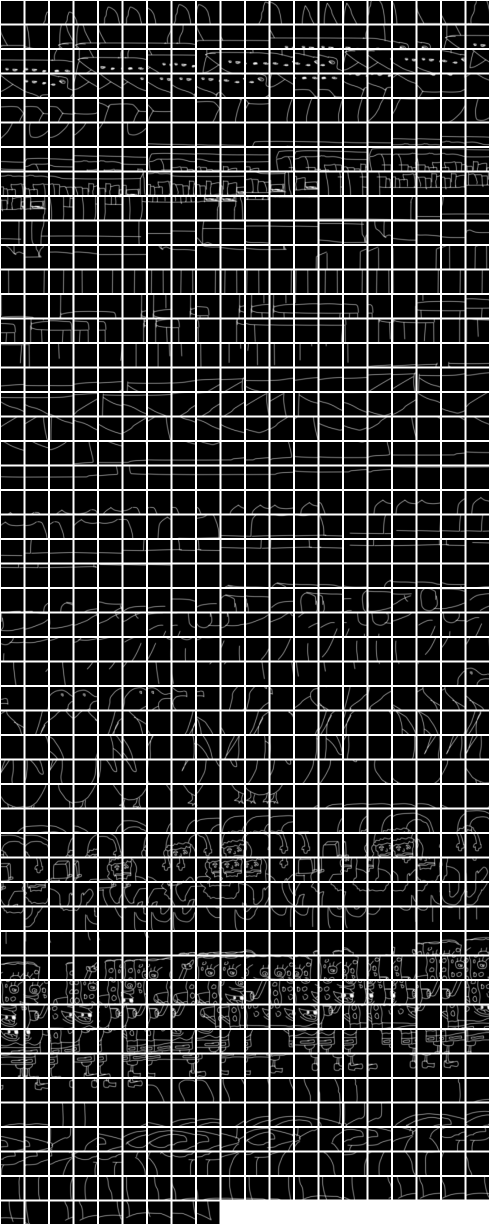
#> input picture python/corpus.png, 980 x 2450 px, given in place of corner0.png, which was not available (shown at 1/2 size)
$ python make_filter.py   (older library calls are emulated)
#> lines starting #> are read from the running program, lines starting #| are printed output that depends on the picture; pictures that were not available may be replaced by others from this repository, and a replacement may not be noted
import numpy as np
import cv2

np.set_printoptions(threshold=np.inf, precision=3)


def process_img(name):
    # [17 lines of commented-out code are left out]

#> called with name = 'corner0'
    img = cv2.imread(name + '.png')
#> img is the input picture: shape (2450, 980, 3); min 0, max 255, mean 50.8
    img = cv2.cvtColor(img, cv2.COLOR_BGR2GRAY)
#> img: shape (2450, 980)
    img = 1 - img / 255.0
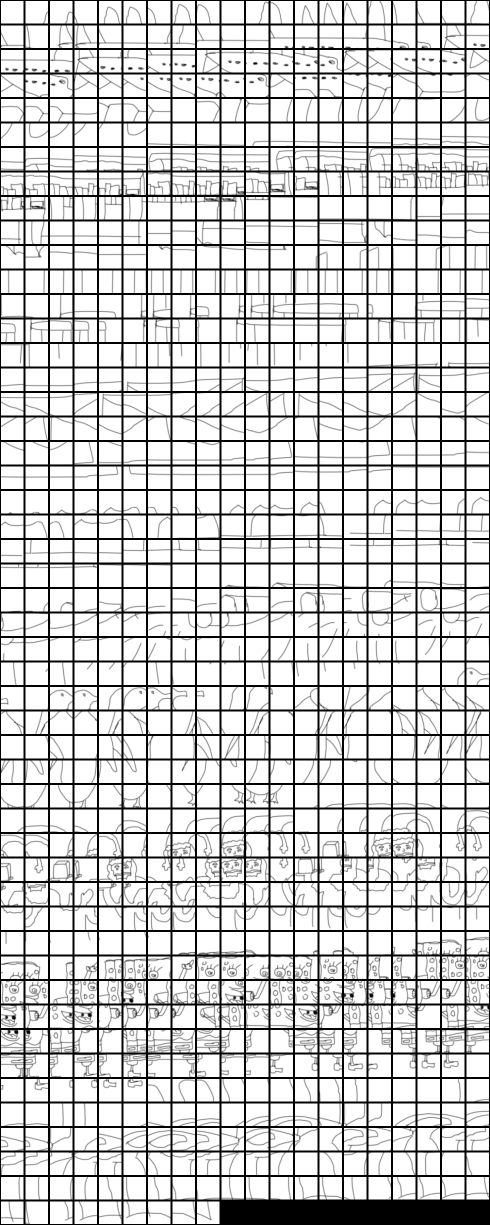
#> img: shape (2450, 980) float64 (shown at 1/2 size); min 0, max 1, mean 0.801
    return img


def save_img(img, name):
    img = cv2.normalize(img, None, alpha=0, beta=255, norm_type=cv2.NORM_MINMAX, dtype=cv2.CV_32F)
    img = img.astype(np.uint8)
    cv2.imwrite(name, img)


if __name__ == '__main__':
    imgs = [process_img('corner0'), process_img('corner1'), process_img('corner2'), process_img('corner2')]
#> call 2 of process_img, with name = 'corner1'
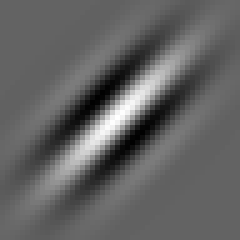
#> input picture python/g1.png, 48 x 48 px, given in place of corner1.png, which was not available (shown 5 times larger)
#> in process_img, img is the input picture: shape (48, 48, 3); min 1, max 255, mean 99
#> in process_img (call 2), `img = 1 - img / 255.0`:
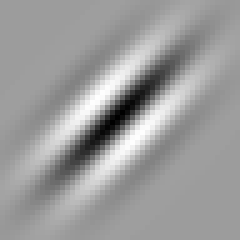
#> img: shape (48, 48) float64 (shown 5 times larger); min 0, max 0.996, mean 0.612
    # imgs = [[process_img('g0')], [process_img('g2')], [process_img('g3')], [process_img('g1')]]

    print(repr(imgs).replace('array(', '').replace(')', '').replace('\n', '').replace(' ', '').replace(',dtype=float32', ''))
#> (printed output is left out)

    # test = np.array([[-1.4,-1.45,-1.45,-1.25,-1.35,-2.15,-1.45,-0.15,-1.45,-2.15,-1.35,-1.25,-1.45,-1.45,-1.4],[-1.4,-1.45,-1.45,-1.2,-1.35,-2.6,-1.5,0.55,-1.5,-2.6,-1.35,-1.2,-1.45,-1.45,-1.4],[-1.4,-1.45,-1.45,-1.05,-1.3,-3.15,-1.5,1.5,-1.5,-3.15,-1.3,-1.1,-1.45,-1.45,-1.4],[-1.4,-1.45,-1.45,-0.95,-1.25,-3.75,-1.5,2.55,-1.55,-3.75,-1.25,-0.95,-1.45,-1.45,-1.4],[-1.4,-1.45,-1.45,-0.85,-1.2,-4.4,-1.55,3.6,-1.55,-4.4,-1.2,-0.85,-1.45,-1.45,-1.4],[-1.4,-1.45,-1.45,-0.7,-1.15,-4.95,-1.6,4.55,-1.6,-4.95,-1.15,-0.7,-1.45,-1.45,-1.4],[-1.4,-1.5,-1.5,-0.65,-1.15,-5.3,-1.6,5.1,-1.6,-5.3,-1.15,-0.65,-1.5,-1.5,-1.4],[-1.4,-1.5,-1.5,-0.65,-1.15,-5.4,-1.6,5.3,-1.6,-5.4,-1.15,-0.65,-1.5,-1.5,-1.4],[-1.4,-1.5,-1.45,-0.65,-1.15,-5.25,-1.6,4.95,-1.6,-5.25,-1.15,-0.65,-1.45,-1.5,-1.4],[-1.4,-1.45,-1.45,-0.75,-1.2,-4.8,-1.55,4.25,-1.6,-4.8,-1.2,-0.75,-1.45,-1.45,-1.4],[-1.4,-1.45,-1.45,-0.85,-1.25,-4.2,-1.55,3.3,-1.55,-4.2,-1.25,-0.9,-1.45,-1.45,-1.4],[-1.4,-1.45,-1.45,-1.,-1.3,-3.6,-1.5,2.2,-1.5,-3.6,-1.3,-1.,-1.45,-1.45,-1.4],[-1.4,-1.45,-1.45,-1.1,-1.3,-2.95,-1.5,1.2,-1.5,-2.95,-1.3,-1.1,-1.45,-1.45,-1.4],[-1.4,-1.45,-1.45,-1.2,-1.35,-2.45,-1.5,0.3,-1.5,-2.45,-1.35,-1.2,-1.45,-1.45,-1.4],[-1.4,-1.4,-1.45,-1.3,-1.35,-2.05,-1.45,-0.35,-1.45,-2.05,-1.35,-1.3,-1.45,-1.4,-1.4]])

    # print(test)
    # save_img(test, 'test.png')
